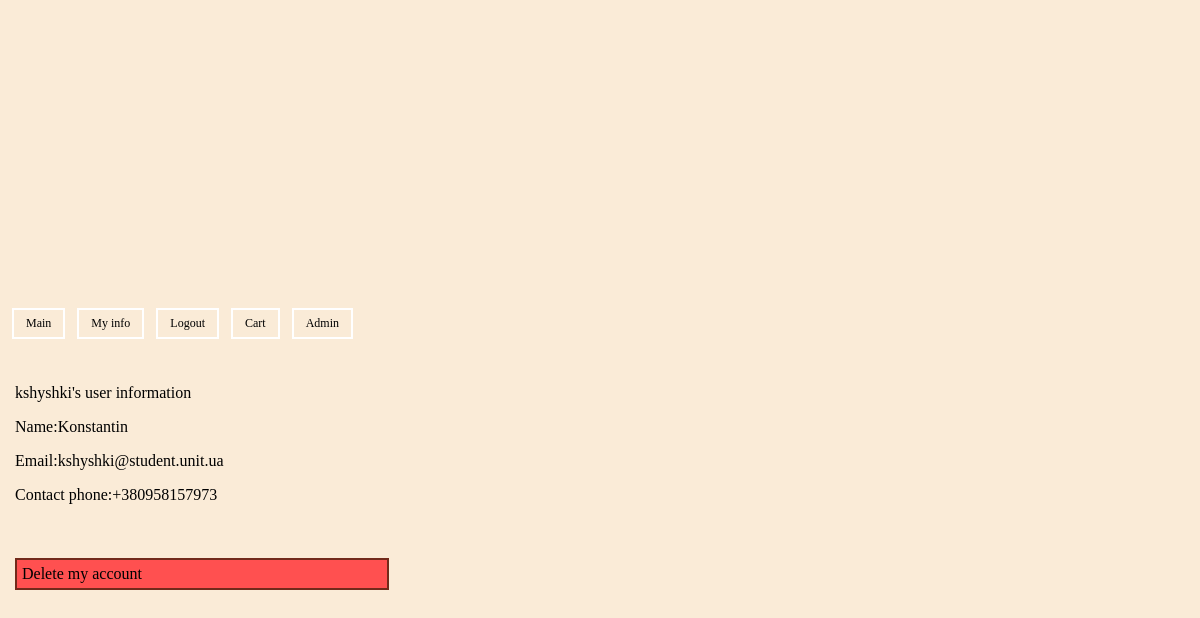
Screenshot of /info.php (signed in) with the database file from the repository.
### tables this page shows
CREATE TABLE `users` (
  `id` int(11) NOT NULL,
  `login` varchar(128) NOT NULL,
  `passwd` varchar(128) NOT NULL,
  `name` varchar(1000) NOT NULL,
  `email` varchar(128) NOT NULL,
  `phone` varchar(128) NOT NULL,
  `admin` tinyint(1) NOT NULL DEFAULT '0'
);

### db.php (called while the page is built, shortened)
<?php
$db = 'online_store';
?>

### get_query.php (called while the page is built, shortened)
<?php
function get_user_info($login)
{
	include ('db.php');
	$query = mysqli_query($connection, "SELECT * FROM users WHERE login = '$login'");
	$row = mysqli_fetch_assoc($query);
	return $row;
}
?>

### info.php (the view, shortened to what this page needs)
<?php  include("menu.php"); ?>
<!DOCTYPE html>
<html>
<head>
    <link rel="stylesheet" type="text/css" href="stock_style.css">
</head>
<body>
  <br/>
  <br/>
  <br/>
<div>
      <?php
        include('get_query.php');
        if ($_SESSION['login'])
        {
            echo "<div class='info'>";
            echo $_SESSION['login'];
            echo "'s user information";
            echo "<p>Name:";
            $res = get_user_info($_SESSION['login']);
            echo $res['name'];
            echo "</p><p>Email:";
            echo $res['email'];
            echo "</p><p>Contact phone:";
            echo $res['phone'];
            echo "</p></div>";
            echo "<br/>";
            echo "<a href='delete_user.php'><div class='button'>Delete my account</div></a>";
        }
        else
        {
          echo"<div class='error'><p>Error, you're not logged in</p></div>";
        }
    ?>
</div>
</body>
</html>

### stock_style.css (style rules this page uses)
html, head, body { width:100%; margin:0; padding:0; font-family:Verdana; height: 100vh; background-color: #FAEBD7; }
a { color:black; text-decoration: none; }
div .info { padding-left: 15px; padding-top: 30px; }
div .button { width:30%; padding:5px 5px 5px 5px; margin:20px 20px 10px 15px; background-color: #ff5050; border: 2px solid #722A1B; }

### rows the page displays
users: name "Konstantin", email "kshyshki@student.unit.ua", phone "+380958157973"

### other values shown
$_SESSION['login'] "kshyshki"
